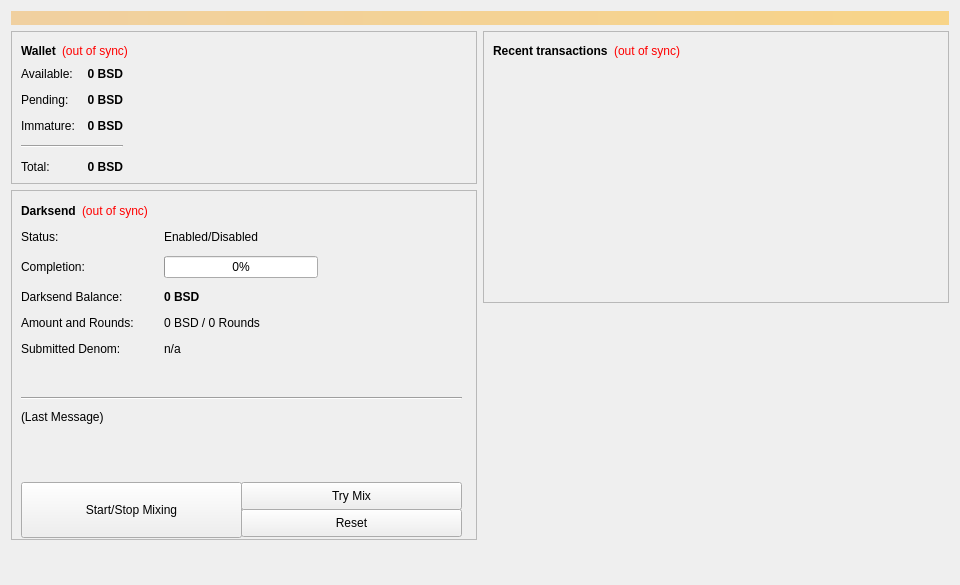
<?xml version="1.0" encoding="UTF-8"?>
<ui version="4.0">
 <class>OverviewPage</class>
 <widget class="QWidget" name="OverviewPage">
  <property name="geometry">
   <rect>
    <x>0</x>
    <y>0</y>
    <width>960</width>
    <height>585</height>
   </rect>
  </property>
  <property name="minimumSize">
   <size>
    <width>960</width>
    <height>0</height>
   </size>
  </property>
  <property name="windowTitle">
   <string>Form</string>
  </property>
  <layout class="QVBoxLayout" name="topLayout">
   <item>
    <widget class="QLabel" name="labelAlerts">
     <property name="visible">
      <bool>false</bool>
     </property>
     <property name="styleSheet">
      <string notr="true">background-color: qlineargradient(x1: 0, y1: 0, x2: 1, y2: 0, stop:0 #F0D0A0, stop:1 #F8D488); color:#000000;</string>
     </property>
     <property name="wordWrap">
      <bool>true</bool>
     </property>
     <property name="margin">
      <number>3</number>
     </property>
    </widget>
   </item>
   <item>
    <layout class="QHBoxLayout" name="horizontalLayout" stretch="1,1">
     <item>
      <layout class="QVBoxLayout" name="verticalLayout_2">
       <item>
        <widget class="QFrame" name="frame">
         <property name="frameShape">
          <enum>QFrame::StyledPanel</enum>
         </property>
         <property name="frameShadow">
          <enum>QFrame::Raised</enum>
         </property>
         <layout class="QVBoxLayout" name="verticalLayout_4">
          <item>
           <layout class="QHBoxLayout" name="horizontalLayout_4">
            <item>
             <widget class="QLabel" name="label_5">
              <property name="font">
               <font>
                <weight>75</weight>
                <bold>true</bold>
               </font>
              </property>
              <property name="text">
               <string>Wallet</string>
              </property>
             </widget>
            </item>
            <item>
             <widget class="QLabel" name="labelWalletStatus">
              <property name="toolTip">
               <string>The displayed information may be out of date. Your wallet automatically synchronizes with the Bitsend network after a connection is established, but this process has not completed yet.</string>
              </property>
              <property name="styleSheet">
               <string notr="true">QLabel { color: red; }</string>
              </property>
              <property name="text">
               <string notr="true">(out of sync)</string>
              </property>
              <property name="alignment">
               <set>Qt::AlignLeading|Qt::AlignLeft|Qt::AlignVCenter</set>
              </property>
             </widget>
            </item>
            <item>
             <spacer name="horizontalSpacer_2">
              <property name="orientation">
               <enum>Qt::Horizontal</enum>
              </property>
              <property name="sizeHint" stdset="0">
               <size>
                <width>40</width>
                <height>20</height>
               </size>
              </property>
             </spacer>
            </item>
           </layout>
          </item>
          <item>
           <layout class="QHBoxLayout" name="horizontalLayout_3">
            <item>
             <layout class="QFormLayout" name="formLayout_2">
              <property name="fieldGrowthPolicy">
               <enum>QFormLayout::AllNonFixedFieldsGrow</enum>
              </property>
              <property name="horizontalSpacing">
               <number>12</number>
              </property>
              <property name="verticalSpacing">
               <number>12</number>
              </property>
              <item row="0" column="0">
               <widget class="QLabel" name="label">
                <property name="text">
                 <string>Available:</string>
                </property>
               </widget>
              </item>
              <item row="0" column="1">
               <widget class="QLabel" name="labelBalance">
                <property name="font">
                 <font>
                  <weight>75</weight>
                  <bold>true</bold>
                 </font>
                </property>
                <property name="cursor">
                 <cursorShape>IBeamCursor</cursorShape>
                </property>
                <property name="toolTip">
                 <string>Your current spendable balance</string>
                </property>
                <property name="text">
                 <string notr="true">0 BSD</string>
                </property>
                <property name="alignment">
                 <set>Qt::AlignRight|Qt::AlignTrailing|Qt::AlignVCenter</set>
                </property>
                <property name="textInteractionFlags">
                 <set>Qt::LinksAccessibleByMouse|Qt::TextSelectableByKeyboard|Qt::TextSelectableByMouse</set>
                </property>
               </widget>
              </item>
              <item row="1" column="0">
               <widget class="QLabel" name="label_3">
                <property name="text">
                 <string>Pending:</string>
                </property>
               </widget>
              </item>
              <item row="1" column="1">
               <widget class="QLabel" name="labelUnconfirmed">
                <property name="font">
                 <font>
                  <weight>75</weight>
                  <bold>true</bold>
                 </font>
                </property>
                <property name="cursor">
                 <cursorShape>IBeamCursor</cursorShape>
                </property>
                <property name="toolTip">
                 <string>Total of transactions that have yet to be confirmed, and do not yet count toward the spendable balance</string>
                </property>
                <property name="text">
                 <string notr="true">0 BSD</string>
                </property>
                <property name="alignment">
                 <set>Qt::AlignRight|Qt::AlignTrailing|Qt::AlignVCenter</set>
                </property>
                <property name="textInteractionFlags">
                 <set>Qt::LinksAccessibleByMouse|Qt::TextSelectableByKeyboard|Qt::TextSelectableByMouse</set>
                </property>
               </widget>
              </item>
              <item row="2" column="0">
               <widget class="QLabel" name="labelImmatureText">
                <property name="text">
                 <string>Immature:</string>
                </property>
               </widget>
              </item>
              <item row="2" column="1">
               <widget class="QLabel" name="labelImmature">
                <property name="font">
                 <font>
                  <weight>75</weight>
                  <bold>true</bold>
                 </font>
                </property>
                <property name="toolTip">
                 <string>Mined balance that has not yet matured</string>
                </property>
                <property name="text">
                 <string notr="true">0 BSD</string>
                </property>
                <property name="alignment">
                 <set>Qt::AlignRight|Qt::AlignTrailing|Qt::AlignVCenter</set>
                </property>
                <property name="textInteractionFlags">
                 <set>Qt::LinksAccessibleByMouse|Qt::TextSelectableByKeyboard|Qt::TextSelectableByMouse</set>
                </property>
               </widget>
              </item>
              <item row="4" column="0">
               <widget class="QLabel" name="labelTotalText">
                <property name="text">
                 <string>Total:</string>
                </property>
               </widget>
              </item>
              <item row="4" column="1">
               <widget class="QLabel" name="labelTotal">
                <property name="font">
                 <font>
                  <weight>75</weight>
                  <bold>true</bold>
                 </font>
                </property>
                <property name="cursor">
                 <cursorShape>IBeamCursor</cursorShape>
                </property>
                <property name="toolTip">
                 <string>Your current total balance</string>
                </property>
                <property name="text">
                 <string notr="true">0 BSD</string>
                </property>
                <property name="alignment">
                 <set>Qt::AlignRight|Qt::AlignTrailing|Qt::AlignVCenter</set>
                </property>
                <property name="textInteractionFlags">
                 <set>Qt::LinksAccessibleByMouse|Qt::TextSelectableByKeyboard|Qt::TextSelectableByMouse</set>
                </property>
               </widget>
              </item>
              <item row="3" column="0" colspan="2">
               <widget class="Line" name="line">
                <property name="orientation">
                 <enum>Qt::Horizontal</enum>
                </property>
               </widget>
              </item>
             </layout>
            </item>
            <item>
             <spacer name="horizontalSpacer_3">
              <property name="orientation">
               <enum>Qt::Horizontal</enum>
              </property>
              <property name="sizeHint" stdset="0">
               <size>
                <width>40</width>
                <height>20</height>
               </size>
              </property>
             </spacer>
            </item>
           </layout>
          </item>
         </layout>
        </widget>
       </item>
       <item>
        <widget class="QFrame" name="frameDarksend">
         <property name="minimumSize">
          <size>
           <width>0</width>
           <height>350</height>
          </size>
         </property>
         <property name="layoutDirection">
          <enum>Qt::LeftToRight</enum>
         </property>
         <property name="frameShape">
          <enum>QFrame::StyledPanel</enum>
         </property>
         <property name="frameShadow">
          <enum>QFrame::Raised</enum>
         </property>
         <widget class="QWidget" name="formLayoutWidget">
          <property name="geometry">
           <rect>
            <x>10</x>
            <y>40</y>
            <width>451</width>
            <height>161</height>
           </rect>
          </property>
          <layout class="QFormLayout" name="formLayout">
           <property name="fieldGrowthPolicy">
            <enum>QFormLayout::AllNonFixedFieldsGrow</enum>
           </property>
           <property name="horizontalSpacing">
            <number>30</number>
           </property>
           <property name="verticalSpacing">
            <number>12</number>
           </property>
           <item row="0" column="0">
            <widget class="QLabel" name="label_6">
             <property name="text">
              <string>Status:</string>
             </property>
            </widget>
           </item>
           <item row="0" column="1">
            <widget class="QLabel" name="darksendEnabled">
             <property name="text">
              <string>Enabled/Disabled</string>
             </property>
            </widget>
           </item>
           <item row="1" column="0">
            <widget class="QLabel" name="label_7">
             <property name="text">
              <string>Completion:</string>
             </property>
            </widget>
           </item>
           <item row="1" column="1">
            <widget class="QProgressBar" name="darksendProgress">
             <property name="maximumSize">
              <size>
               <width>154</width>
               <height>16777215</height>
              </size>
             </property>
             <property name="value">
              <number>0</number>
             </property>
            </widget>
           </item>
           <item row="2" column="0">
            <widget class="QLabel" name="labelAnonymizedText">
             <property name="text">
              <string>Darksend Balance:</string>
             </property>
            </widget>
           </item>
           <item row="2" column="1">
            <widget class="QLabel" name="labelAnonymized">
             <property name="font">
              <font>
               <weight>75</weight>
               <bold>true</bold>
              </font>
             </property>
             <property name="text">
              <string>0 BSD</string>
             </property>
            </widget>
           </item>
           <item row="3" column="0">
            <widget class="QLabel" name="label_8">
             <property name="text">
              <string>Amount and Rounds:</string>
             </property>
            </widget>
           </item>
           <item row="3" column="1">
            <widget class="QLabel" name="labelAmountRounds">
             <property name="text">
              <string>0 BSD / 0 Rounds</string>
             </property>
            </widget>
           </item>
           <item row="4" column="0">
            <widget class="QLabel" name="label_9">
             <property name="text">
              <string>Submitted Denom:</string>
             </property>
            </widget>
           </item>
           <item row="4" column="1">
            <widget class="QLabel" name="labelSubmittedDenom">
             <property name="statusTip">
              <string>The denominations you submitted to the Masternode. To mix, other users must submit the exact same denominations.</string>
             </property>
             <property name="text">
              <string>n/a</string>
             </property>
            </widget>
           </item>
          </layout>
         </widget>
         <widget class="QPushButton" name="runAutoDenom">
          <property name="geometry">
           <rect>
            <x>251</x>
            <y>17</y>
            <width>1</width>
            <height>1</height>
           </rect>
          </property>
          <property name="palette">
           <palette>
            <active>
             <colorrole role="WindowText">
              <brush brushstyle="SolidPattern">
               <color alpha="255">
                <red>0</red>
                <green>0</green>
                <blue>0</blue>
               </color>
              </brush>
             </colorrole>
             <colorrole role="Button">
              <brush brushstyle="SolidPattern">
               <color alpha="255">
                <red>239</red>
                <green>238</green>
                <blue>238</blue>
               </color>
              </brush>
             </colorrole>
             <colorrole role="Light">
              <brush brushstyle="SolidPattern">
               <color alpha="255">
                <red>255</red>
                <green>255</green>
                <blue>255</blue>
               </color>
              </brush>
             </colorrole>
             <colorrole role="Midlight">
              <brush brushstyle="SolidPattern">
               <color alpha="255">
                <red>247</red>
                <green>246</green>
                <blue>246</blue>
               </color>
              </brush>
             </colorrole>
             <colorrole role="Dark">
              <brush brushstyle="SolidPattern">
               <color alpha="255">
                <red>119</red>
                <green>119</green>
                <blue>119</blue>
               </color>
              </brush>
             </colorrole>
             <colorrole role="Mid">
              <brush brushstyle="SolidPattern">
               <color alpha="255">
                <red>159</red>
                <green>159</green>
                <blue>159</blue>
               </color>
              </brush>
             </colorrole>
             <colorrole role="Text">
              <brush brushstyle="SolidPattern">
               <color alpha="255">
                <red>0</red>
                <green>0</green>
                <blue>0</blue>
               </color>
              </brush>
             </colorrole>
             <colorrole role="BrightText">
              <brush brushstyle="SolidPattern">
               <color alpha="255">
                <red>255</red>
                <green>255</green>
                <blue>255</blue>
               </color>
              </brush>
             </colorrole>
             <colorrole role="ButtonText">
              <brush brushstyle="SolidPattern">
               <color alpha="255">
                <red>0</red>
                <green>0</green>
                <blue>0</blue>
               </color>
              </brush>
             </colorrole>
             <colorrole role="Base">
              <brush brushstyle="SolidPattern">
               <color alpha="255">
                <red>255</red>
                <green>255</green>
                <blue>255</blue>
               </color>
              </brush>
             </colorrole>
             <colorrole role="Window">
              <brush brushstyle="SolidPattern">
               <color alpha="255">
                <red>239</red>
                <green>238</green>
                <blue>238</blue>
               </color>
              </brush>
             </colorrole>
             <colorrole role="Shadow">
              <brush brushstyle="SolidPattern">
               <color alpha="255">
                <red>0</red>
                <green>0</green>
                <blue>0</blue>
               </color>
              </brush>
             </colorrole>
             <colorrole role="AlternateBase">
              <brush brushstyle="SolidPattern">
               <color alpha="255">
                <red>247</red>
                <green>246</green>
                <blue>246</blue>
               </color>
              </brush>
             </colorrole>
             <colorrole role="ToolTipBase">
              <brush brushstyle="SolidPattern">
               <color alpha="255">
                <red>255</red>
                <green>255</green>
                <blue>220</blue>
               </color>
              </brush>
             </colorrole>
             <colorrole role="ToolTipText">
              <brush brushstyle="SolidPattern">
               <color alpha="255">
                <red>0</red>
                <green>0</green>
                <blue>0</blue>
               </color>
              </brush>
             </colorrole>
            </active>
            <inactive>
             <colorrole role="WindowText">
              <brush brushstyle="SolidPattern">
               <color alpha="255">
                <red>0</red>
                <green>0</green>
                <blue>0</blue>
               </color>
              </brush>
             </colorrole>
             <colorrole role="Button">
              <brush brushstyle="SolidPattern">
               <color alpha="255">
                <red>239</red>
                <green>238</green>
                <blue>238</blue>
               </color>
              </brush>
             </colorrole>
             <colorrole role="Light">
              <brush brushstyle="SolidPattern">
               <color alpha="255">
                <red>255</red>
                <green>255</green>
                <blue>255</blue>
               </color>
              </brush>
             </colorrole>
             <colorrole role="Midlight">
              <brush brushstyle="SolidPattern">
               <color alpha="255">
                <red>247</red>
                <green>246</green>
                <blue>246</blue>
               </color>
              </brush>
             </colorrole>
             <colorrole role="Dark">
              <brush brushstyle="SolidPattern">
               <color alpha="255">
                <red>119</red>
                <green>119</green>
                <blue>119</blue>
               </color>
              </brush>
             </colorrole>
             <colorrole role="Mid">
              <brush brushstyle="SolidPattern">
               <color alpha="255">
                <red>159</red>
                <green>159</green>
                <blue>159</blue>
               </color>
              </brush>
             </colorrole>
             <colorrole role="Text">
              <brush brushstyle="SolidPattern">
               <color alpha="255">
                <red>0</red>
                <green>0</green>
                <blue>0</blue>
               </color>
              </brush>
             </colorrole>
             <colorrole role="BrightText">
              <brush brushstyle="SolidPattern">
               <color alpha="255">
                <red>255</red>
                <green>255</green>
                <blue>255</blue>
               </color>
              </brush>
             </colorrole>
             <colorrole role="ButtonText">
              <brush brushstyle="SolidPattern">
               <color alpha="255">
                <red>0</red>
                <green>0</green>
                <blue>0</blue>
               </color>
              </brush>
             </colorrole>
             <colorrole role="Base">
              <brush brushstyle="SolidPattern">
               <color alpha="255">
                <red>255</red>
                <green>255</green>
                <blue>255</blue>
               </color>
              </brush>
             </colorrole>
             <colorrole role="Window">
              <brush brushstyle="SolidPattern">
               <color alpha="255">
                <red>239</red>
                <green>238</green>
                <blue>238</blue>
               </color>
              </brush>
             </colorrole>
             <colorrole role="Shadow">
              <brush brushstyle="SolidPattern">
               <color alpha="255">
                <red>0</red>
                <green>0</green>
                <blue>0</blue>
               </color>
              </brush>
             </colorrole>
             <colorrole role="AlternateBase">
              <brush brushstyle="SolidPattern">
               <color alpha="255">
                <red>247</red>
                <green>246</green>
                <blue>246</blue>
               </color>
              </brush>
             </colorrole>
             <colorrole role="ToolTipBase">
              <brush brushstyle="SolidPattern">
               <color alpha="255">
                <red>255</red>
                <green>255</green>
                <blue>220</blue>
               </color>
              </brush>
             </colorrole>
             <colorrole role="ToolTipText">
              <brush brushstyle="SolidPattern">
               <color alpha="255">
                <red>0</red>
                <green>0</green>
                <blue>0</blue>
               </color>
              </brush>
             </colorrole>
            </inactive>
            <disabled>
             <colorrole role="WindowText">
              <brush brushstyle="SolidPattern">
               <color alpha="255">
                <red>119</red>
                <green>119</green>
                <blue>119</blue>
               </color>
              </brush>
             </colorrole>
             <colorrole role="Button">
              <brush brushstyle="SolidPattern">
               <color alpha="255">
                <red>239</red>
                <green>238</green>
                <blue>238</blue>
               </color>
              </brush>
             </colorrole>
             <colorrole role="Light">
              <brush brushstyle="SolidPattern">
               <color alpha="255">
                <red>255</red>
                <green>255</green>
                <blue>255</blue>
               </color>
              </brush>
             </colorrole>
             <colorrole role="Midlight">
              <brush brushstyle="SolidPattern">
               <color alpha="255">
                <red>247</red>
                <green>246</green>
                <blue>246</blue>
               </color>
              </brush>
             </colorrole>
             <colorrole role="Dark">
              <brush brushstyle="SolidPattern">
               <color alpha="255">
                <red>119</red>
                <green>119</green>
                <blue>119</blue>
               </color>
              </brush>
             </colorrole>
             <colorrole role="Mid">
              <brush brushstyle="SolidPattern">
               <color alpha="255">
                <red>159</red>
                <green>159</green>
                <blue>159</blue>
               </color>
              </brush>
             </colorrole>
             <colorrole role="Text">
              <brush brushstyle="SolidPattern">
               <color alpha="255">
                <red>119</red>
                <green>119</green>
                <blue>119</blue>
               </color>
              </brush>
             </colorrole>
             <colorrole role="BrightText">
              <brush brushstyle="SolidPattern">
               <color alpha="255">
                <red>255</red>
                <green>255</green>
                <blue>255</blue>
               </color>
              </brush>
             </colorrole>
             <colorrole role="ButtonText">
              <brush brushstyle="SolidPattern">
               <color alpha="255">
                <red>119</red>
                <green>119</green>
                <blue>119</blue>
               </color>
              </brush>
             </colorrole>
             <colorrole role="Base">
              <brush brushstyle="SolidPattern">
               <color alpha="255">
                <red>239</red>
                <green>238</green>
                <blue>238</blue>
               </color>
              </brush>
             </colorrole>
             <colorrole role="Window">
              <brush brushstyle="SolidPattern">
               <color alpha="255">
                <red>239</red>
                <green>238</green>
                <blue>238</blue>
               </color>
              </brush>
             </colorrole>
             <colorrole role="Shadow">
              <brush brushstyle="SolidPattern">
               <color alpha="255">
                <red>0</red>
                <green>0</green>
                <blue>0</blue>
               </color>
              </brush>
             </colorrole>
             <colorrole role="AlternateBase">
              <brush brushstyle="SolidPattern">
               <color alpha="255">
                <red>239</red>
                <green>238</green>
                <blue>238</blue>
               </color>
              </brush>
             </colorrole>
             <colorrole role="ToolTipBase">
              <brush brushstyle="SolidPattern">
               <color alpha="255">
                <red>255</red>
                <green>255</green>
                <blue>220</blue>
               </color>
              </brush>
             </colorrole>
             <colorrole role="ToolTipText">
              <brush brushstyle="SolidPattern">
               <color alpha="255">
                <red>0</red>
                <green>0</green>
                <blue>0</blue>
               </color>
              </brush>
             </colorrole>
            </disabled>
           </palette>
          </property>
          <property name="focusPolicy">
           <enum>Qt::NoFocus</enum>
          </property>
          <property name="autoFillBackground">
           <bool>true</bool>
          </property>
          <property name="text">
           <string/>
          </property>
          <property name="flat">
           <bool>true</bool>
          </property>
         </widget>
         <widget class="QPushButton" name="toggleDarksend">
          <property name="geometry">
           <rect>
            <x>10</x>
            <y>292</y>
            <width>221</width>
            <height>56</height>
           </rect>
          </property>
          <property name="sizePolicy">
           <sizepolicy hsizetype="MinimumExpanding" vsizetype="Fixed">
            <horstretch>0</horstretch>
            <verstretch>0</verstretch>
           </sizepolicy>
          </property>
          <property name="text">
           <string>Start/Stop Mixing</string>
          </property>
         </widget>
         <widget class="Line" name="line">
          <property name="geometry">
           <rect>
            <x>10</x>
            <y>200</y>
            <width>441</width>
            <height>16</height>
           </rect>
          </property>
          <property name="orientation">
           <enum>Qt::Horizontal</enum>
          </property>
         </widget>
         <widget class="QLabel" name="darksendStatus">
          <property name="geometry">
           <rect>
            <x>10</x>
            <y>220</y>
            <width>451</width>
            <height>61</height>
           </rect>
          </property>
          <property name="minimumSize">
           <size>
            <width>288</width>
            <height>43</height>
           </size>
          </property>
          <property name="text">
           <string>(Last Message)</string>
          </property>
          <property name="alignment">
           <set>Qt::AlignLeading|Qt::AlignLeft|Qt::AlignTop</set>
          </property>
          <property name="wordWrap">
           <bool>true</bool>
          </property>
         </widget>
         <widget class="QPushButton" name="darksendAuto">
          <property name="geometry">
           <rect>
            <x>230</x>
            <y>292</y>
            <width>221</width>
            <height>28</height>
           </rect>
          </property>
          <property name="sizePolicy">
           <sizepolicy hsizetype="MinimumExpanding" vsizetype="Fixed">
            <horstretch>0</horstretch>
            <verstretch>0</verstretch>
           </sizepolicy>
          </property>
          <property name="toolTip">
           <string>Try to manually submit a Darksend request.</string>
          </property>
          <property name="text">
           <string>Try Mix</string>
          </property>
         </widget>
         <widget class="QPushButton" name="darksendReset">
          <property name="geometry">
           <rect>
            <x>230</x>
            <y>319</y>
            <width>221</width>
            <height>28</height>
           </rect>
          </property>
          <property name="sizePolicy">
           <sizepolicy hsizetype="MinimumExpanding" vsizetype="Fixed">
            <horstretch>0</horstretch>
            <verstretch>0</verstretch>
           </sizepolicy>
          </property>
          <property name="toolTip">
           <string>Reset the current status of Darksend (can interrupt Darksend if it's in the process of Mixing, which can cost you money!)</string>
          </property>
          <property name="autoFillBackground">
           <bool>false</bool>
          </property>
          <property name="text">
           <string>Reset</string>
          </property>
         </widget>
         <widget class="QWidget" name="">
          <property name="geometry">
           <rect>
            <x>10</x>
            <y>10</y>
            <width>431</width>
            <height>22</height>
           </rect>
          </property>
          <layout class="QHBoxLayout" name="horizontalLayout_5">
           <item>
            <widget class="QLabel" name="label_2">
             <property name="font">
              <font>
               <weight>75</weight>
               <bold>true</bold>
              </font>
             </property>
             <property name="text">
              <string>Darksend</string>
             </property>
            </widget>
           </item>
           <item>
            <widget class="QLabel" name="labelDarksendSyncStatus">
             <property name="toolTip">
              <string>The displayed information may be out of date. Your wallet automatically synchronizes with the Bitsend network after a connection is established, but this process has not completed yet.</string>
             </property>
             <property name="styleSheet">
              <string notr="true">QLabel { color: red; }</string>
             </property>
             <property name="text">
              <string notr="true">(out of sync)</string>
             </property>
             <property name="alignment">
              <set>Qt::AlignLeading|Qt::AlignLeft|Qt::AlignVCenter</set>
             </property>
            </widget>
           </item>
           <item>
            <spacer name="horizontalSpacer_4">
             <property name="orientation">
              <enum>Qt::Horizontal</enum>
             </property>
             <property name="sizeHint" stdset="0">
              <size>
               <width>40</width>
               <height>20</height>
              </size>
             </property>
            </spacer>
           </item>
          </layout>
         </widget>
        </widget>
       </item>
       <item>
        <spacer name="verticalSpacer">
         <property name="orientation">
          <enum>Qt::Vertical</enum>
         </property>
         <property name="sizeHint" stdset="0">
          <size>
           <width>20</width>
           <height>40</height>
          </size>
         </property>
        </spacer>
       </item>
      </layout>
     </item>
     <item>
      <layout class="QVBoxLayout" name="verticalLayout_3">
       <item>
        <widget class="QFrame" name="frame_2">
         <property name="frameShape">
          <enum>QFrame::StyledPanel</enum>
         </property>
         <property name="frameShadow">
          <enum>QFrame::Raised</enum>
         </property>
         <layout class="QVBoxLayout" name="verticalLayout">
          <item>
           <layout class="QHBoxLayout" name="horizontalLayout_2">
            <item>
             <widget class="QLabel" name="label_4">
              <property name="text">
               <string>&lt;b&gt;Recent transactions&lt;/b&gt;</string>
              </property>
             </widget>
            </item>
            <item>
             <widget class="QLabel" name="labelTransactionsStatus">
              <property name="toolTip">
               <string>The displayed information may be out of date. Your wallet automatically synchronizes with the Bitsend network after a connection is established, but this process has not completed yet.</string>
              </property>
              <property name="styleSheet">
               <string notr="true">QLabel { color: red; }</string>
              </property>
              <property name="text">
               <string notr="true">(out of sync)</string>
              </property>
              <property name="alignment">
               <set>Qt::AlignRight|Qt::AlignTrailing|Qt::AlignVCenter</set>
              </property>
             </widget>
            </item>
            <item>
             <spacer name="horizontalSpacer">
              <property name="orientation">
               <enum>Qt::Horizontal</enum>
              </property>
              <property name="sizeHint" stdset="0">
               <size>
                <width>40</width>
                <height>20</height>
               </size>
              </property>
             </spacer>
            </item>
           </layout>
          </item>
          <item>
           <widget class="QListView" name="listTransactions">
            <property name="styleSheet">
             <string notr="true">QListView { background: transparent; }</string>
            </property>
            <property name="frameShape">
             <enum>QFrame::NoFrame</enum>
            </property>
            <property name="verticalScrollBarPolicy">
             <enum>Qt::ScrollBarAlwaysOff</enum>
            </property>
            <property name="horizontalScrollBarPolicy">
             <enum>Qt::ScrollBarAlwaysOff</enum>
            </property>
            <property name="selectionMode">
             <enum>QAbstractItemView::NoSelection</enum>
            </property>
           </widget>
          </item>
         </layout>
        </widget>
       </item>
       <item>
        <spacer name="verticalSpacer_2">
         <property name="orientation">
          <enum>Qt::Vertical</enum>
         </property>
         <property name="sizeHint" stdset="0">
          <size>
           <width>20</width>
           <height>40</height>
          </size>
         </property>
        </spacer>
       </item>
      </layout>
     </item>
    </layout>
   </item>
  </layout>
 </widget>
 <resources/>
 <connections/>
</ui>
